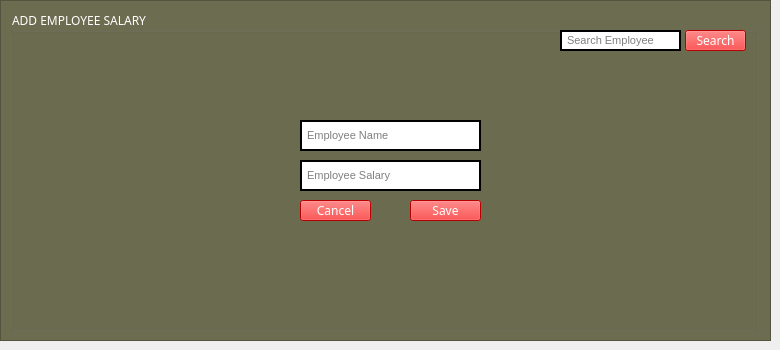
     <widget class="QWidget" name="page_5">
      <widget class="QFrame" name="frame_9">
       <property name="geometry">
        <rect>
         <x>0</x>
         <y>0</y>
         <width>771</width>
         <height>341</height>
        </rect>
       </property>
       <property name="font">
        <font>
         <family>Yu Gothic UI Semibold</family>
        </font>
       </property>
       <property name="styleSheet">
        <string notr="true">background-color:rgb(108, 108, 81)</string>
       </property>
       <property name="frameShape">
        <enum>QFrame::StyledPanel</enum>
       </property>
       <property name="frameShadow">
        <enum>QFrame::Raised</enum>
       </property>
       <widget class="QGroupBox" name="groupBox_5">
        <property name="geometry">
         <rect>
          <x>10</x>
          <y>10</y>
          <width>748</width>
          <height>321</height>
         </rect>
        </property>
        <property name="font">
         <font>
          <family>Impact</family>
         </font>
        </property>
        <property name="styleSheet">
         <string notr="true">color:white</string>
        </property>
        <property name="title">
         <string>ADD EMPLOYEE SALARY</string>
        </property>
        <widget class="QPushButton" name="btnsearchempsalaryadd">
         <property name="geometry">
          <rect>
           <x>675</x>
           <y>20</y>
           <width>61</width>
           <height>21</height>
          </rect>
         </property>
         <property name="font">
          <font>
           <family>Impact</family>
           <weight>50</weight>
           <bold>false</bold>
          </font>
         </property>
         <property name="styleSheet">
          <string notr="true">background-color:rgb(255, 0, 0);color:white</string>
         </property>
         <property name="text">
          <string>Search</string>
         </property>
        </widget>
        <widget class="QLineEdit" name="addsalarysearchemployeeinput">
         <property name="geometry">
          <rect>
           <x>550</x>
           <y>20</y>
           <width>121</width>
           <height>21</height>
          </rect>
         </property>
         <property name="font">
          <font>
           <pointsize>8</pointsize>
          </font>
         </property>
         <property name="styleSheet">
          <string notr="true">background-color:white;color:black;border:2px solid black</string>
         </property>
         <property name="placeholderText">
          <string> Search Employee</string>
         </property>
        </widget>
        <widget class="QLineEdit" name="addsalaryinput">
         <property name="geometry">
          <rect>
           <x>290</x>
           <y>150</y>
           <width>181</width>
           <height>31</height>
          </rect>
         </property>
         <property name="font">
          <font>
           <pointsize>8</pointsize>
          </font>
         </property>
         <property name="styleSheet">
          <string notr="true">background-color:white;color:black;border:2px solid black</string>
         </property>
         <property name="placeholderText">
          <string notr="true"> Employee Salary</string>
         </property>
        </widget>
        <widget class="QLineEdit" name="addsalaryname">
         <property name="geometry">
          <rect>
           <x>290</x>
           <y>110</y>
           <width>181</width>
           <height>31</height>
          </rect>
         </property>
         <property name="font">
          <font>
           <pointsize>8</pointsize>
          </font>
         </property>
         <property name="styleSheet">
          <string notr="true">background-color:white;color:black;border:2px solid black</string>
         </property>
         <property name="placeholderText">
          <string> Employee Name</string>
         </property>
        </widget>
        <widget class="QPushButton" name="btnsavesalaryadd">
         <property name="geometry">
          <rect>
           <x>400</x>
           <y>190</y>
           <width>71</width>
           <height>21</height>
          </rect>
         </property>
         <property name="font">
          <font>
           <family>Impact</family>
           <weight>50</weight>
           <bold>false</bold>
          </font>
         </property>
         <property name="styleSheet">
          <string notr="true">background-color:rgb(255, 0, 0);color:white</string>
         </property>
         <property name="text">
          <string>Save</string>
         </property>
        </widget>
        <widget class="QPushButton" name="btncancelsalaryadd">
         <property name="geometry">
          <rect>
           <x>290</x>
           <y>190</y>
           <width>71</width>
           <height>21</height>
          </rect>
         </property>
         <property name="font">
          <font>
           <family>Impact</family>
           <weight>50</weight>
           <bold>false</bold>
          </font>
         </property>
         <property name="styleSheet">
          <string notr="true">background-color:rgb(255, 0, 0);color:white</string>
         </property>
         <property name="text">
          <string>Cancel</string>
         </property>
        </widget>
       </widget>
      </widget>
     </widget>
